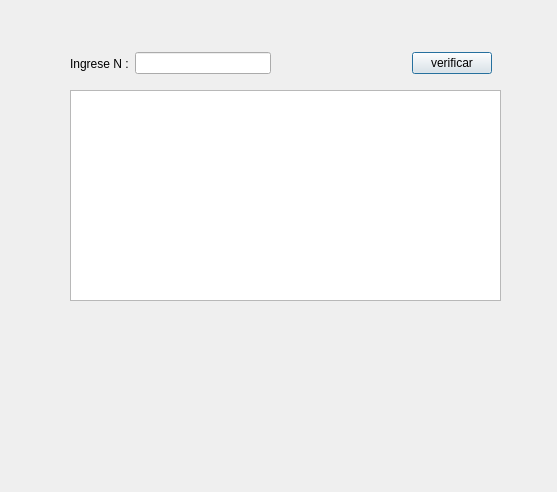
<?xml version="1.0" encoding="UTF-8"?>
<ui version="4.0">
 <class>Dialog</class>
 <widget class="QDialog" name="Dialog">
  <property name="geometry">
   <rect>
    <x>0</x>
    <y>0</y>
    <width>557</width>
    <height>492</height>
   </rect>
  </property>
  <property name="windowTitle">
   <string>Dialog</string>
  </property>
  <widget class="QTableWidget" name="tableWidget">
   <property name="geometry">
    <rect>
     <x>70</x>
     <y>90</y>
     <width>431</width>
     <height>211</height>
    </rect>
   </property>
  </widget>
  <widget class="QLabel" name="label_2">
   <property name="geometry">
    <rect>
     <x>160</x>
     <y>350</y>
     <width>311</width>
     <height>71</height>
    </rect>
   </property>
   <property name="text">
    <string>&lt;html&gt;&lt;head/&gt;&lt;body&gt;&lt;p align=&quot;center&quot;&gt;&lt;span style=&quot; font-size:20pt;&quot;&gt;&lt;br/&gt;&lt;/span&gt;&lt;/p&gt;&lt;/body&gt;&lt;/html&gt;</string>
   </property>
  </widget>
  <widget class="QWidget" name="">
   <property name="geometry">
    <rect>
     <x>70</x>
     <y>50</y>
     <width>422</width>
     <height>27</height>
    </rect>
   </property>
   <layout class="QHBoxLayout" name="horizontalLayout">
    <item>
     <widget class="QLabel" name="label">
      <property name="text">
       <string>Ingrese N :</string>
      </property>
     </widget>
    </item>
    <item>
     <widget class="QLineEdit" name="lineEdit"/>
    </item>
    <item>
     <spacer name="horizontalSpacer">
      <property name="orientation">
       <enum>Qt::Horizontal</enum>
      </property>
      <property name="sizeHint" stdset="0">
       <size>
        <width>98</width>
        <height>20</height>
       </size>
      </property>
     </spacer>
    </item>
    <item>
     <widget class="QPushButton" name="pushButton">
      <property name="text">
       <string>verificar</string>
      </property>
     </widget>
    </item>
   </layout>
  </widget>
 </widget>
 <resources/>
 <connections/>
</ui>
